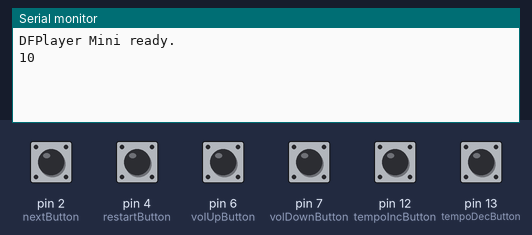
The sketch below on a simulated Arduino Uno, built with avr-gcc and run on an emulated ATmega328P. Parts: the last lines printed to the serial monitor. The test bench sets the inputs (shaded band); at power-on: pin 2 (nextButton), pin 4 (restartButton), pin 6 (volUpButton), pin 7 (volDownButton), pin 12 (tempoIncButton), pin 13 (tempoDecButton) HIGH. The audio player accepts every command and is not drawn.

Above: at 1.7 s.
1.8 s: pin 2 (nextButton) pulled LOW for 0.15 s
At 2.9 s:
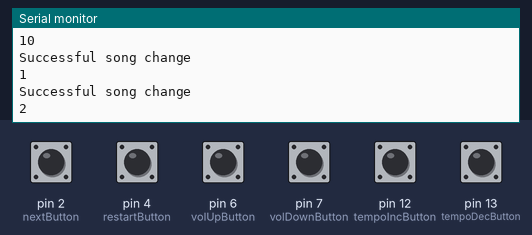
3.4 s: pin 4 (restartButton) pulled LOW for 0.15 s
At 4.8 s:
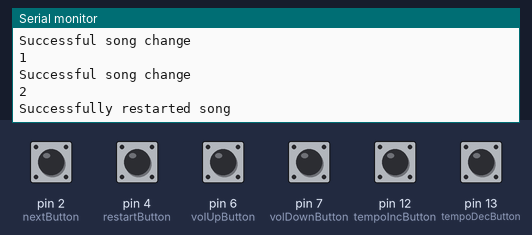
5.1 s: pin 7 (volDownButton) pulled LOW for 1 s
At 6.4 s:
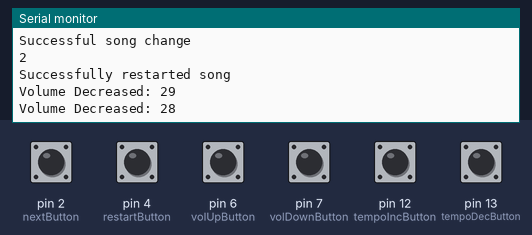
7.6 s: pin 6 (volUpButton) pulled LOW for 0.15 s
At 8.2 s:
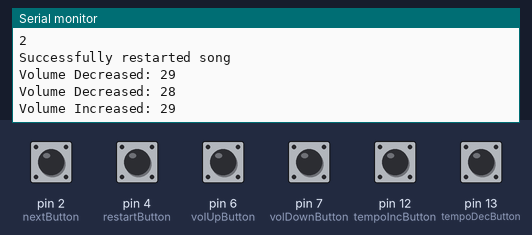
9.2 s: pin 12 (tempoIncButton) pulled LOW for 0.15 s
At 10.3 s:
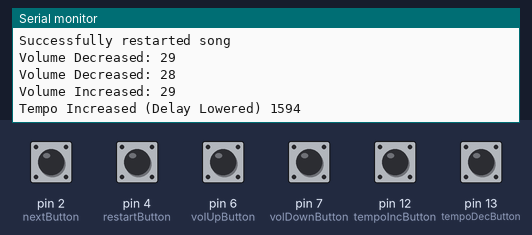
12.3 s: pin 13 (tempoDecButton) pulled LOW for 0.15 s
At 12.46 s:
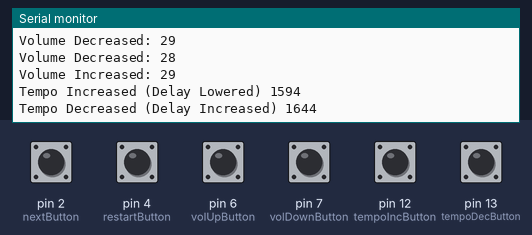

The sketch:

main.ino
```cpp
#include <SoftwareSerial.h>
#include <DFRobotDFPlayerMini.h>

// Define RX and TX pins for DFPlayer Mini
SoftwareSerial mySerial(10, 11); // RX, TX
DFRobotDFPlayerMini myDFPlayer;

// Button pins
const int button1 = 1; // Play track 1
const int nextButton = 2; // Next track
const int volUpButton = 6; // Volume Up
const int volDownButton = 7; // Volume Down
const int restartButton = 4; // Restart Song
const int tempoIncButton = 12; // Increase tempo
const int tempoDecButton = 13; // Decrease tempo

// Function Prototypes for each Song
void LetItBe();
void ComeOnLetsGo();
void LaBamba();

// Function Pointer Array
void (*songList[])() = { LetItBe, ComeOnLetsGo, LaBamba };

// Global Variables
const int numSongs = sizeof(songList) / sizeof(songList[0]);
int currentSongIndex = 0;
int volume = 30;
int tempo = 1000;
int tempoStep = 50;
static long currentTempo = 0;
const int maxTempo = 300;  // Smaller delay = faster tempo
const int minTempo = 2000; // Bigger delay = slower tempo
volatile bool restartSong = false;

// FILES
int C = 1;
int G = 3;
int Am = 5;
int F = 7;
int A = 9;
int D = 11;
int E = 13;
int blank = 15;
int songRestarting = 17;
int down = 19;
int up = 21;
int one = 23;
int two = 25;
int three = 27;
int now_playing = 29;
int let_it_be = 31;
int la_bamba = 33;
int come_on_lets_go = 35;
int strumming = 37;

// Main helper function
void playNoteAndCheck(int track) {
  // Play track
  myDFPlayer.play(track);
  delay(50);

  // Constantly scan for input
  unsigned long startTime = millis();
  while (millis() - startTime < tempo) {
    handleTempo();
    handleVolume();
    handleRestart();
    handleNextSong();
    if (restartSong) {
      return; // Exit function early to restart song
    }
  }
}

// Tempo helper function
void handleTempo() {
  static long lastTempoChange = 0;
  const unsigned long tempoDebounce = 200;
  if (millis() - lastTempoChange > tempoDebounce) {
    if ((digitalRead(tempoIncButton) == LOW) && tempo > maxTempo) {
      tempo -= tempoStep;
      lastTempoChange = millis();
      Serial.println("Tempo Increased (Delay Lowered) " + String(tempo));
    }

    if ((digitalRead(tempoDecButton) == LOW) && tempo < minTempo) {
      tempo += tempoStep;
      lastTempoChange = millis();
      Serial.println("Tempo Decreased (Delay Increased) " + String(tempo));
    }
  }
}

// Volume helper function
void handleVolume() {
  static long lastVolumeChange = 0;
  const unsigned long VolumeDebounce = 200;
  if (millis() - lastVolumeChange > VolumeDebounce) {
    if ((digitalRead(volUpButton) == LOW) && volume < 30) {
      volume++;
      myDFPlayer.volume(volume);
      lastVolumeChange = millis();
      Serial.println("Volume Increased: " + String(volume));
    }

    if ((digitalRead(volDownButton) == LOW) && volume > 0) {
      volume--;
      myDFPlayer.volume(volume);
      lastVolumeChange = millis();
      Serial.println("Volume Decreased: " + String(volume));
    }
  }
}

// Restart helper function
void handleRestart() {
  static long lastRestart = 0;
  const unsigned long restartDebounce = 200;
  if (millis() - lastRestart > restartDebounce) {
    if (digitalRead(restartButton) == LOW) {
      restartSong = true;
      lastRestart = millis();
    }
  }
}

// Next song helper function (if user gets trigger happy)
void handleNextSong() {
  static long lastSongChange = 0;
  const unsigned long songChangeDebounce = 200;
  if (millis() - lastSongChange > songChangeDebounce) {
    if (digitalRead(nextButton) == LOW) {
      currentSongIndex = (currentSongIndex + 1) % numSongs;
      Serial.println("Successful song change");
      Serial.println(currentSongIndex);
      lastSongChange = millis();
      songList[currentSongIndex]();
    }
  }
}

// SONGS

// NOTE: THE FUNCTIONS INCREMENT BY 2
// 0001 = 1, 0002 = 3, 0003, = 5, etc
void LetItBe() {
  tempo = 1644;
  restartSong = false;

  int letItBe[] = {now_playing, let_it_be, strumming, blank};

  for(int i = 0; i < 4; i++) {
    playNoteAndCheck(letItBe[i]);
    if(restartSong) return;
  }


  tempo = 822; // Adjusted for strumming pattern demo
  // Demonstrate strumming pattern
  Serial.println("Let It Be Strumming Pattern:");
  Serial.println("Down Down Up Up Down Up");

  int letItBeStrumming[] = {down, down, down, down, down, down, down, down};
  for(int i = 0; i < 8; i++) {
    playNoteAndCheck(letItBeStrumming[i]);
    if(restartSong) return;
  }

  tempo = 1644; // Reset to song tempo
  int letItBeNotes[] = {blank, C, G, Am, F, C, G, F, C, C, G, Am, F, C, G, F, C, Am, G, F, C, C, G, F, C, C, G, Am, F, C, G, F, C, C, G, Am, F, C, G, F, C, Am, G, F, C, C, G, F, C, Am, G, F, C, C, G, F, C, C, G, Am, F, C, G, F, C, C, G, Am, F, C, G, F, C, Am, G, F, C, C, G, F, C, Am, G, F, C, C, G, F, C};
  int num_notes = (sizeof(letItBeNotes) / sizeof(letItBeNotes[0]));
  for (int i = 0; i < num_notes; i++) {
    playNoteAndCheck(letItBeNotes[i]);
    if (restartSong) {
      return;
    }
  }
}

void ComeOnLetsGo() {
  tempo = 1644;
  restartSong = false;

  int comeOnLetsGo[] = {now_playing, come_on_lets_go, strumming, blank};

  for(int i = 0; i < 4; i++) {
    playNoteAndCheck(comeOnLetsGo[i]);
    if(restartSong) return;
  }

  tempo = 350;

  // Demonstrate strumming pattern
  Serial.println("Come On Let's Go Strumming Pattern:");
  Serial.println("Down Up Down Up");

  int comeOnStrumming[] = {down, up, down, up, down, up, down, up, down, up, down, up, down, up, down, up};
  for(int i = 0; i < 16; i++) {
    playNoteAndCheck(comeOnStrumming[i]);
    if(restartSong) return;
  }

  tempo = 1000; // Reset to song tempo
  int ComeOnLetsGoNotes[] = {blank, blank, A, blank, D, E, A, blank, D, E, A, blank, D, E, A, blank, blank, blank, A, blank, D, E, A, blank, D, E, A, blank, D, E, A, blank, D, E, A, blank, D, E, A, blank, D, E, A, blank, D, E};
  int num_notes = (sizeof(ComeOnLetsGoNotes) / sizeof(ComeOnLetsGoNotes[0]));
  for (int i = 0; i < num_notes; i++) {
    playNoteAndCheck(ComeOnLetsGoNotes[i]);
    if (restartSong) {
      return;
    }
  }
}

void LaBamba() {
  tempo = 1644;
  restartSong = false;

  int laBamba[] = {now_playing, la_bamba, strumming, blank};

  for(int i = 0; i < 4; i++) {
    playNoteAndCheck(laBamba[i]);
    if(restartSong) return;
  }

  tempo = 508; // Adjusted for strumming pattern demo

  // Demonstrate strumming pattern
  Serial.println("La Bamba Strumming Pattern:");
  Serial.println("Down Up Down Down Up Up Down Up");

  int laBambaStrumming[] = {down, blank, down, blank, down, blank, down, blank, down, blank, down, up, down, up, down};
  for(int i = 0; i < 15; i++) {
    playNoteAndCheck(laBambaStrumming[i]);
    if(restartSong) return;
  }

  tempo = 810;
  int LaBambaNotes[] = {blank, blank, C, F, G, C, F, G, C, F, G, C, F, G};
  int num_notes = (sizeof(LaBambaNotes) / sizeof(LaBambaNotes[0]));
  for (int i = 0; i < num_notes; i++) {
    if (LaBambaNotes[i] == F) {
      tempo = 405+203;
    } else if (LaBambaNotes[i] == G) {
      tempo = 1620 + 203;
    } else if (LaBambaNotes[i] == C) {
      tempo = 810;
    }

    playNoteAndCheck(LaBambaNotes[i]);
    if (restartSong) {
      return;
    }
  }
}

void setup() {
  mySerial.begin(9600);
  Serial.begin(115200);

  if (!myDFPlayer.begin(mySerial)) {
    Serial.println("DFPlayer Mini not detected!");
    while (true);
  }
  Serial.println("DFPlayer Mini ready.");
  Serial.println(myDFPlayer.readFileCounts());

  myDFPlayer.volume(volume);

  pinMode(button1, INPUT_PULLUP);
  pinMode(nextButton, INPUT_PULLUP);
  pinMode(volUpButton, INPUT_PULLUP);
  pinMode(volDownButton, INPUT_PULLUP);
  pinMode(restartButton, INPUT_PULLUP);
  pinMode(tempoIncButton, INPUT_PULLUP);
  pinMode(tempoDecButton, INPUT_PULLUP);
}

void loop() {
  if (restartSong) {
    Serial.println("Successfully restarted song");
    myDFPlayer.play(songRestarting);
    delay(1000);
    myDFPlayer.play(blank);
    delay(1000);
    restartSong = false;           // Reset the boolean after restarting
    songList[currentSongIndex]();  // Restart the current song
  }

  if (digitalRead(button1) == LOW) {
    songList[0]();
  }

  if (digitalRead(nextButton) == LOW) {
    currentSongIndex = (currentSongIndex + 1) % numSongs;
    Serial.println("Successful song change");
    Serial.println(currentSongIndex);
    songList[currentSongIndex]();
    delay(200);
  }

  if ((digitalRead(volUpButton) == LOW) && volume < 30) {
    volume++;
    myDFPlayer.volume(volume);
    Serial.println("Volume Increased: " + String(volume));
  }


  if ((digitalRead(volDownButton) == LOW) && volume > 0) {
    volume--;
    myDFPlayer.volume(volume);
    Serial.println("Volume Decreased: " + String(volume));
  }

  if ((digitalRead(tempoIncButton) == LOW) && tempo > maxTempo) {
    tempo -= tempoStep;
    Serial.println("Tempo Increased (Delay Lowered), Delay = " + String(tempo));
  }

  if ((digitalRead(tempoDecButton) == LOW) && tempo < minTempo) {
    tempo += tempoStep;
    Serial.println("Tempo Decreased (Delay Increased), Delay = " + String(tempo));
  }

}
```

Measured:
- after the input at 1.8 s, the serial monitor: prints a new line at once (image 1)
- after the input at 3.4 s, the serial monitor: prints a new line after 0.20 s (image 2)
- after the input at 5.1 s, the serial monitor: prints a new line after 0.65 s (image 3)
- after the input at 7.6 s, the serial monitor: prints a new line at once (image 4)
- after the input at 9.2 s, the serial monitor: prints a new line at once (image 5)
- after the input at 12.3 s, the serial monitor: prints a new line at once (image 6)
